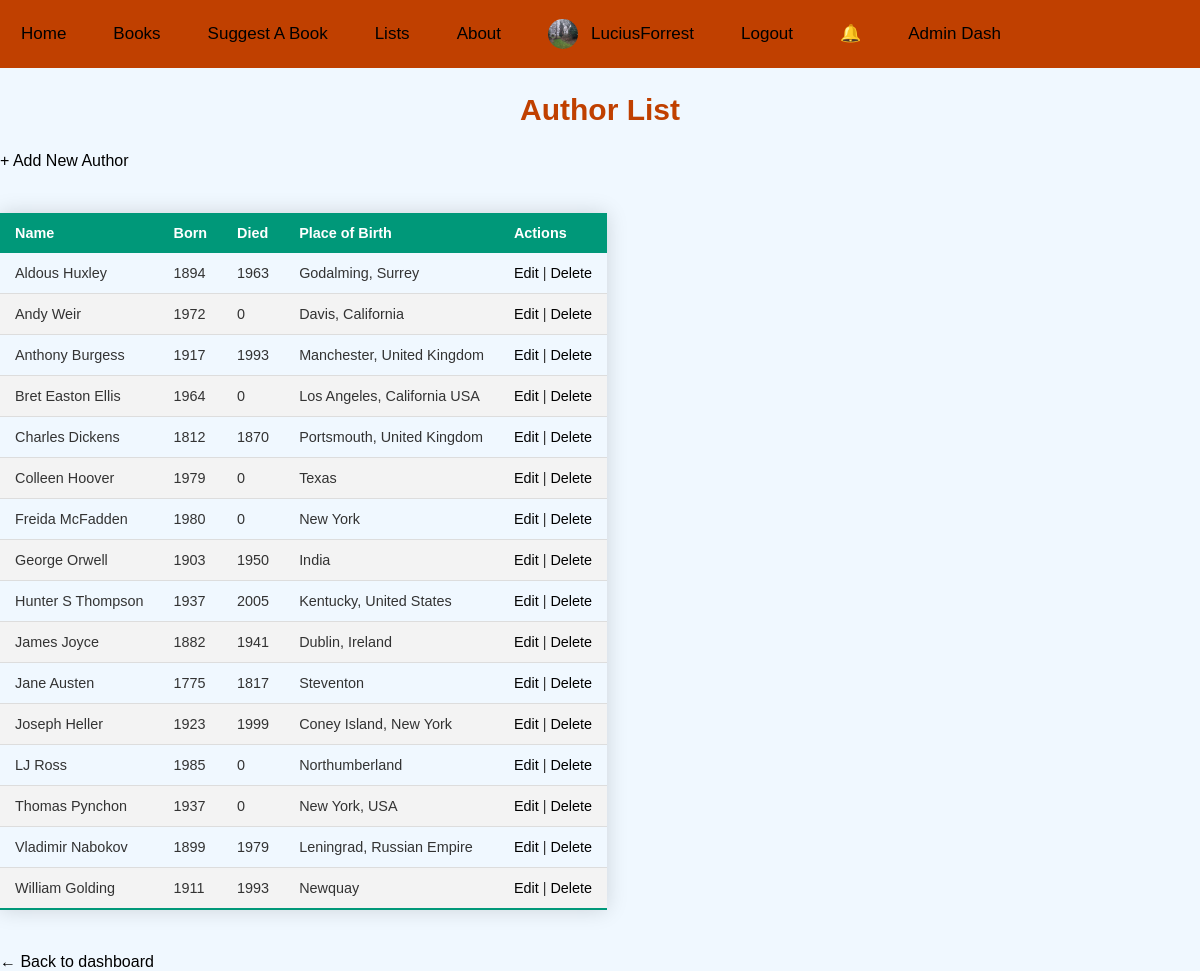
/Restricted/authorlist.php (signed in), run on the app's committed database.
### tables this page shows
CREATE TABLE `tbl_Authors` (
  `ID` int NOT NULL,
  `Author_Name` varchar(200) NOT NULL,
  `Year_Of_Birth` int NOT NULL,
  `Year_Of_Death` int DEFAULT NULL,
  `Bio` text NOT NULL,
  `Place_Of_Birth` varchar(200) NOT NULL,
  `Photograph` varchar(255) DEFAULT NULL,
  `Slug` varchar(255) DEFAULT NULL
);

### Restricted/authorlist.php (the view, shortened to what this page needs)
<?php
require_once __DIR__ . '/../db.php';
$result = $conn->query("SELECT ID, Author_Name, Year_Of_Birth, Year_Of_Death, Place_Of_Birth FROM tbl_Authors ORDER BY Author_Name ASC");
?>
<!DOCTYPE html>
<html lang="en">
<head>
    <link rel="stylesheet" href="../style.css">
</head>
<body>
      <div class="topnavigationbar">
    <div class="nav-left">
        <a href="../index.php">Home</a>
        <a href="../sitebooks.php">Books</a>
        <a href="../suggestbook.php">Suggest A Book</a>
        <a href="../lists.php">Lists</a>
        <a href="../about.php">About</a>
    </div>
    <div class="nav-right">
    <?php
    if (isset($_SESSION["User_Name"])) {
        $profilePic = $_SESSION['Avatar'] ?? 'default.png';
        echo "<a href='/DSTLib/Members/profile.php?user=" . $_SESSION['User_Name'] . "' class='profile-link'>";
        echo "<img src='/DSTLib/Members/Uploads/$profilePic' alt='Profile' class='profile-pic'>";
        echo "<span>" . htmlspecialchars($_SESSION['User_Name']) . "</span>";
        echo "</a>";
        echo "<a href='../logout.php'>Logout</a>";
        echo "<a href='/DSTLib/notifications.php' class='bell-icon' id='notifBell'>
        🔔 <span class='notif-count' id='notifCount' style='display:none;'></span>
      </a>";
    } else {
        echo "<a href='../login.php'>Log in</a>";
        echo "<a href='../createaccount.php'>Create Account</a>";
    }
    if (isset($_SESSION['UserLevel']) && $_SESSION['UserLevel'] === "Admin") {
        echo "<a href='dashboard.php'>Admin Dash</a>";
    }
    ?>
    </div>
</div>
<h2>Author List</h2>
<a href="addauthors.php">+ Add New Author</a><br><br>
<table class="styled-table">
    <thead>
        <tr>
            <th>Name</th>
            <th>Born</th>
            <th>Died</th>
            <th>Place of Birth</th>
            <th>Actions</th>
        </tr>
    </thead>
    <tbody>
    <?php if ($result->num_rows > 0): ?>
        <?php while ($row = $result->fetch_assoc()): ?>
            <tr>
                <td><?= htmlspecialchars($row['Author_Name']) ?></td>
                <td><?= htmlspecialchars($row['Year_Of_Birth']) ?></td>
                <td><?= htmlspecialchars($row['Year_Of_Death'] ?? '—') ?></td>
                <td><?= htmlspecialchars($row['Place_Of_Birth'] ?? '—') ?></td>
                <td>
                    <a href="editauthors.php?ID=<?= $row['ID'] ?>">Edit</a>
                    |
                    <a href="deleteauthors.php?ID=<?= $row['ID'] ?>"
                       onclick="return confirm('Are you sure you want to delete <?= htmlspecialchars($row['Author_Name']) ?>?')">Delete</a>
                </td>
            </tr>
        <?php endwhile; ?>
    <?php else: ?>
        <tr><td colspan="5">No authors found.</td></tr>
    <?php endif; ?>
    </tbody>
</table>
<br><a href="dashboard.php">← Back to dashboard</a>
</body>
</html>

### style.css (style rules this page uses)
body { font-family: Verdana, Geneva, Tahoma, sans-serif; background-color: #f0f8ff; color: #333; margin: 0; padding: 0; }
h2 { text-align: center; color: #C04000; font-size: 30px; }
.profile-pic { width: 30px; height: 30px; border-radius: 50%; object-fit: cover; vertical-align: middle; margin-right: 8px; }
a { color: #000000; text-decoration: none; }
.topnavigationbar { overflow: auto; background-color: #C04000; }
.styled-table { border-collapse: collapse; margin: 25px 0; font-size: 0.9em; font-family: sans-serif; min-width: 400px; box-shadow: 0 0 20px rgba(0, 0, 0, 0.15); }
.styled-table thead tr { background-color: #009879; color: #ffffff; text-align: left; }
.styled-table th, .styled-table td { padding: 12px 15px; }
.styled-table tbody tr { border-bottom: 1px solid #dddddd; }
.styled-table tbody tr:nth-of-type(even) { background-color: #f3f3f3; }
.styled-table tbody tr:last-of-type { border-bottom: 2px solid #009879; }
.topnavigationbar a { float: right; display: block; color:black; text-align: center; padding: 14px 16px; text-decoration: none; font-size: 17px; margin: 5px; justify-content: space-between; }
.nav-right a, .nav-left a { float: left; margin-right: 10px; text-decoration: none; color: black; display: inline-flex; align-items: center; }
.nav-right a:last-child { margin-right: 0; }
.nav-right a.profile-link { align-items: center; gap: 5px; }
.topnavigationbar a { line-height: 30px; }
.bell-icon { position: relative; text-decoration: none; font-size: 1.2rem; }
:root { --bg: #0f0f0f; --surface: #1a1a1a; --border: #2e2e2e; --accent: #C04000; --text: #f0f0f0; --muted: #888; }

### data on the page
tbl_authors: Author_Name "Aldous Huxley", Year_Of_Birth "1894", Year_Of_Death "1963", Place_Of_Birth "Godalming, Surrey"
tbl_authors: Author_Name "Andy Weir", Year_Of_Birth "1972", Year_Of_Death "0", Place_Of_Birth "Davis, California"
tbl_authors: Author_Name "Anthony Burgess", Year_Of_Birth "1917", Year_Of_Death "1993", Place_Of_Birth "Manchester, United Kingdom"
tbl_authors: Author_Name "Bret Easton Ellis", Year_Of_Birth "1964", Year_Of_Death "0", Place_Of_Birth "Los Angeles, California USA"
tbl_authors: Author_Name "Charles Dickens", Year_Of_Birth "1812", Year_Of_Death "1870", Place_Of_Birth "Portsmouth, United Kingdom"
tbl_authors: Author_Name "Colleen Hoover", Year_Of_Birth "1979", Year_Of_Death "0", Place_Of_Birth "Texas"
tbl_authors: Author_Name "Freida McFadden", Year_Of_Birth "1980", Year_Of_Death "0", Place_Of_Birth "New York"
tbl_authors: Author_Name "George Orwell", Year_Of_Birth "1903", Year_Of_Death "1950", Place_Of_Birth "India"
tbl_authors: Author_Name "Hunter S Thompson", Year_Of_Birth "1937", Year_Of_Death "2005", Place_Of_Birth "Kentucky, United States"
tbl_authors: Author_Name "James Joyce", Year_Of_Birth "1882", Year_Of_Death "1941", Place_Of_Birth "Dublin, Ireland"
tbl_authors: Author_Name "Jane Austen", Year_Of_Birth "1775", Year_Of_Death "1817", Place_Of_Birth "Steventon"
tbl_authors: Author_Name "Joseph Heller", Year_Of_Birth "1923", Year_Of_Death "1999", Place_Of_Birth "Coney Island, New York"
tbl_authors: Author_Name "LJ Ross", Year_Of_Birth "1985", Year_Of_Death "0", Place_Of_Birth "Northumberland"
tbl_authors: Author_Name "Thomas Pynchon", Year_Of_Birth "1937", Year_Of_Death "0", Place_Of_Birth "New York, USA"
tbl_authors: Author_Name "Vladimir Nabokov", Year_Of_Birth "1899", Year_Of_Death "1979", Place_Of_Birth "Leningrad, Russian Empire"
tbl_authors: Author_Name "William Golding", Year_Of_Birth "1911", Year_Of_Death "1993", Place_Of_Birth "Newquay"

### other printed values
$_SESSION['User_Name'] "LuciusForrest"
